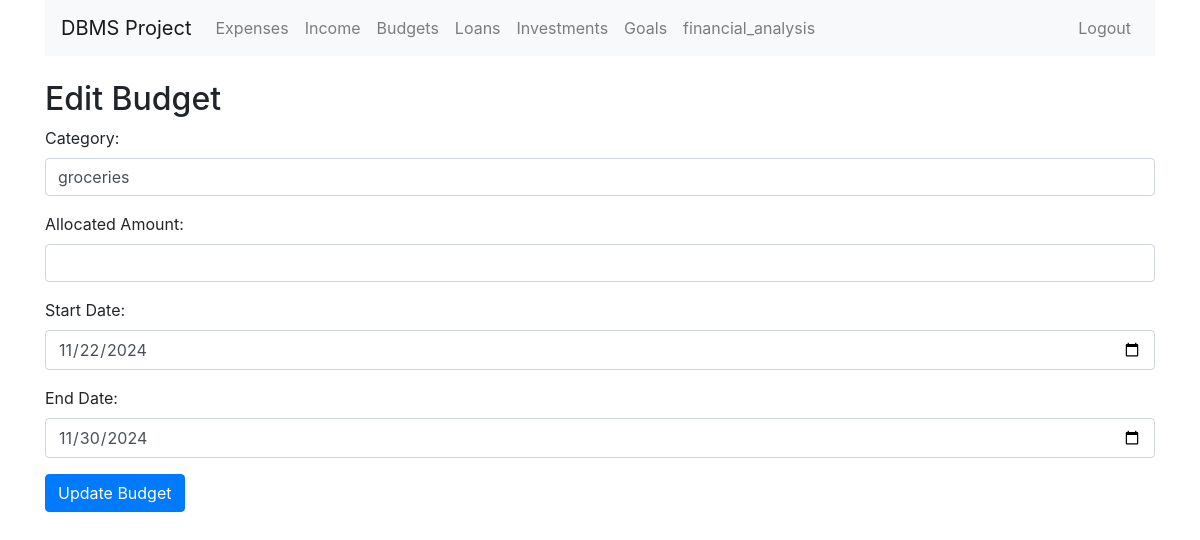
/budget/edit/2 (signed in), run on the app's committed database.
### tables this page shows
CREATE TABLE Budget (
                            budget_id INTEGER PRIMARY KEY AUTOINCREMENT,
                            user_id INTEGER,
                            category TEXT,
                            amount REAL CHECK(amount > 0),
                            start_date DATE,
                            end_date DATE,
                            FOREIGN KEY (user_id) REFERENCES User(user_id)
                        );

### app.py (the view, shortened to what this page needs)
@app.route('/budget/edit/<int:budget_id>', methods=['GET', 'POST'])
@login_required
def edit_budget(budget_id):
    user_id = session['user_id']
    conn = get_db_connection()
    budget = conn.execute('SELECT * FROM Budget WHERE budget_id = ? AND user_id = ?', (budget_id, user_id)).fetchone()
    if budget is None:
        flash('Budget not found or you do not have permission to edit this budget.', 'danger')
        conn.close()
        return redirect(url_for('view_budget'))
    conn.close()
    return render_template('edit_budget.html', budget=budget)

### app.py (called while the page is built)
def get_db_connection():
    conn = sqlite3.connect('db.db')
    conn.row_factory = sqlite3.Row
    return conn

def login_required(f):
    @wraps(f)
    def decorated_function(*args, **kwargs):
        if 'user_id' not in session:
            flash('Please log in first.', 'warning')
            return redirect(url_for('login'))
        return f(*args, **kwargs)
    return decorated_function

### templates/edit_budget.html (shortened to what this page needs)
{% extends 'base.html' %}
{% block content %}
<h2>Edit Budget</h2>
<form action="{{ url_for('edit_budget', budget_id=budget.budget_id) }}" method="POST">
    <div class="form-group">
        <label>Category:</label>
        <input type="text" class="form-control" name="category" value="{{ budget.category }}" required>
    </div>
    <div class="form-group">
        <label>Allocated Amount:</label>
        <input type="number" class="form-control" name="amount" value="{{ amount }}" required>
    </div>
    <div class="form-group">
        <label>Start Date:</label>
        <input type="date" class="form-control" name="start_date" value="{{ budget.start_date }}" required>
    </div>
    <div class="form-group">
        <label>End Date:</label>
        <input type="date" class="form-control" name="end_date" value="{{ budget.end_date }}" required>
    </div>
    <button type="submit" class="btn btn-primary">Update Budget</button>
</form>
{% endblock %}

### data on the page
Budget: category "groceries", start_date "11/22/2024", end_date "11/30/2024"
